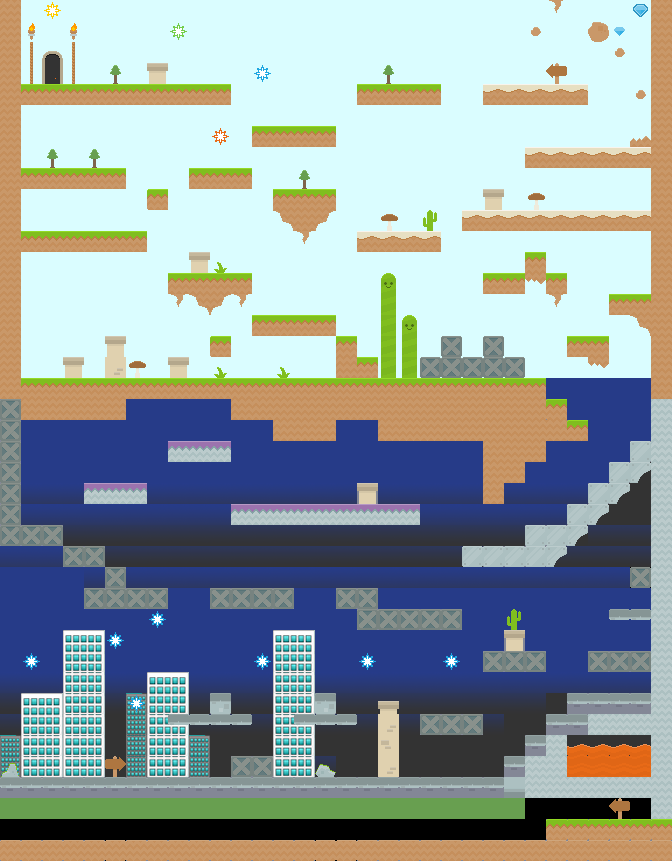

This is a level from a 2D game, rendered from its Tiled map with the project's own tilesets. A one-line summary and the map file follow, with tile-layer data summarised:
An orthogonal 32x41 tile map with 21x21 px tiles, 3 tile layers (background1, background2, collision) and 35 objects.

<map version="1.0" tiledversion="1.1.3" orientation="orthogonal" renderorder="right-down" width="32" height="41" tilewidth="21" tileheight="21" infinite="0" nextobjectid="51">
 <tileset firstgid="1" name="spritesheet" tilewidth="21" tileheight="21" spacing="2" tilecount="900" columns="30">
  <image source="../images/spritesheet.png" width="692" height="692" />
  <tile id="19">
   <properties>
    <property name="Class" value="Player" />
   </properties>
  </tile>
  <tile id="170">
   <properties>
    <property name="Class" value="GroundEnemy" />
    <property name="sheet" value="blue-alien" />
   </properties>
  </tile>
  <tile id="234">
   <properties>
    <property name="Class" value="VerticalEnemy" />
    <property name="sheet" value="gray-alien" />
   </properties>
  </tile>
  <tile id="354">
   <properties>
    <property name="Class" value="VerticalEnemy" />
    <property name="rangeY" value="10" />
    <property name="sheet" value="bee" />
   </properties>
  </tile>
  <tile id="378">
   <properties>
    <property name="Class" value="Diamond" />
   </properties>
  </tile>
  <tile id="445">
   <properties>
    <property name="Class" value="VerticalEnemy" />
    <property name="sheet" value="ghost" />
   </properties>
  </tile>
  <tile id="475">
   <properties>
    <property name="Class" value="GroundEnemy" />
    <property name="sheet" value="bug" />
   </properties>
  </tile>
 </tileset>
 <layer name="background1" width="32" height="41">
  <properties>
   <property name="boundingBox" value="true" />
   <property name="type" value="0" />
  </properties>
  <data>[1312 cells, 1278 non-empty, 14 distinct tile ids]</data>
 </layer>
 <layer name="background2" width="32" height="41">
  <properties>
   <property name="type" value="0" />
  </properties>
  <data>[1312 cells, 65 non-empty, 30 distinct tile ids]</data>
 </layer>
 <layer name="collision" width="32" height="41">
  <properties>
   <property name="collision" value="true" />
  </properties>
  <data>[1312 cells, 426 non-empty, 24 distinct tile ids]</data>
 </layer>
 <objectgroup name="Object Layer 1">
  <object id="1" gid="20" x="33" y="616" width="21" height="21" />
  <object id="2" gid="171" x="174" y="777" width="21" height="21" />
  <object id="3" gid="171" x="280" y="315" width="21" height="21">
   <properties>
    <property name="sheet" value="mail-man" />
   </properties>
  </object>
  <object id="4" gid="171" x="397" y="232" width="21" height="21" />
  <object id="5" gid="171" x="253" y="587" width="21" height="21">
   <properties>
    <property name="vx" value="100" />
   </properties>
  </object>
  <object id="6" gid="476" x="351" y="587" width="21" height="21">
   <properties>
    <property name="sheet" value="rat" />
   </properties>
  </object>
  <object id="7" gid="476" x="267" y="502" width="21" height="21">
   <properties>
    <property name="sheet" value="rat" />
   </properties>
  </object>
  <object id="8" gid="476" x="216" y="166" width="21" height="21">
   <properties>
    <property name="sheet" value="rat" />
   </properties>
  </object>
  <object id="9" gid="476" x="528" y="146" width="21" height="21">
   <properties>
    <property name="sheet" value="rat" />
   </properties>
  </object>
  <object id="10" gid="476" x="489" y="272" width="21" height="21">
   <properties>
    <property name="sheet" value="rat" />
   </properties>
  </object>
  <object id="11" gid="476" x="94" y="167" width="21" height="21">
   <properties>
    <property name="sheet" value="rat" />
   </properties>
  </object>
  <object id="12" gid="476" x="86" y="543" width="21" height="21">
   <properties>
    <property name="sheet" value="rat" />
   </properties>
  </object>
  <object id="14" gid="476" x="313" y="775" width="21" height="21">
   <properties>
    <property name="sheet" value="rat" />
   </properties>
  </object>
  <object id="15" gid="235" x="264" y="707" width="21" height="21">
   <properties>
    <property name="Class" value="none" />
    <property name="rangeY" value="10" />
    <property name="sheet" value="pizza" />
   </properties>
  </object>
  <object id="16" gid="235" x="179" y="634" width="21" height="21">
   <properties>
    <property name="Class" value="VerticalEnemy" />
    <property name="sheet" value="mail-man" />
   </properties>
  </object>
  <object id="17" gid="235" x="450" y="138" width="21" height="21">
   <properties>
    <property name="sheet" value="pizza" />
   </properties>
  </object>
  <object id="19" gid="355" x="33" y="321" width="21" height="21" />
  <object id="20" gid="355" x="362" y="180" width="21" height="21" />
  <object id="21" gid="355" x="303" y="66" width="21" height="21" />
  <object id="22" gid="355" x="429" y="505" width="21" height="21">
   <properties>
    <property name="rangeY" value="20" />
   </properties>
  </object>
  <object id="23" gid="446" x="304" y="606" width="21" height="21">
   <properties>
    <property name="sheet" value="bat" />
   </properties>
  </object>
  <object id="24" gid="446" x="418" y="304" width="22" height="21">
   <properties>
    <property name="sheet" value="bat" />
   </properties>
  </object>
  <object id="25" gid="446" x="557" y="627" width="21" height="21">
   <properties>
    <property name="sheet" value="bat" />
   </properties>
  </object>
  <object id="26" gid="171" x="400" y="779" width="21" height="21" />
  <object id="30" gid="171" x="461" y="779" width="21" height="21" />
  <object id="41" gid="171" x="426" y="755" width="21" height="21">
   <properties>
    <property name="sheet" value="mail-man" />
   </properties>
  </object>
  <object id="42" gid="171" x="190" y="376" width="21" height="21">
   <properties>
    <property name="sheet" value="mail-man" />
   </properties>
  </object>
  <object id="43" gid="171" x="247" y="359" width="21" height="21">
   <properties>
    <property name="sheet" value="mail-man" />
   </properties>
  </object>
  <object id="44" gid="171" x="230" y="377" width="21" height="21" />
  <object id="45" gid="171" x="276" y="366" width="21" height="21" />
  <object id="46" gid="476" x="169" y="82" width="21" height="21">
   <properties>
    <property name="sheet" value="rat" />
   </properties>
  </object>
  <object id="47" gid="476" x="121" y="62" width="21" height="21">
   <properties>
    <property name="sheet" value="rat" />
   </properties>
  </object>
  <object id="48" gid="476" x="84" y="75" width="21" height="21">
   <properties>
    <property name="sheet" value="rat" />
   </properties>
  </object>
  <object id="49" gid="476" x="44" y="77" width="21" height="21">
   <properties>
    <property name="sheet" value="rat" />
   </properties>
  </object>
  <object id="50" gid="171" x="66" y="55" width="21" height="21">
   <properties>
    <property name="sheet" value="mail-man" />
   </properties>
  </object>
 </objectgroup>
</map>